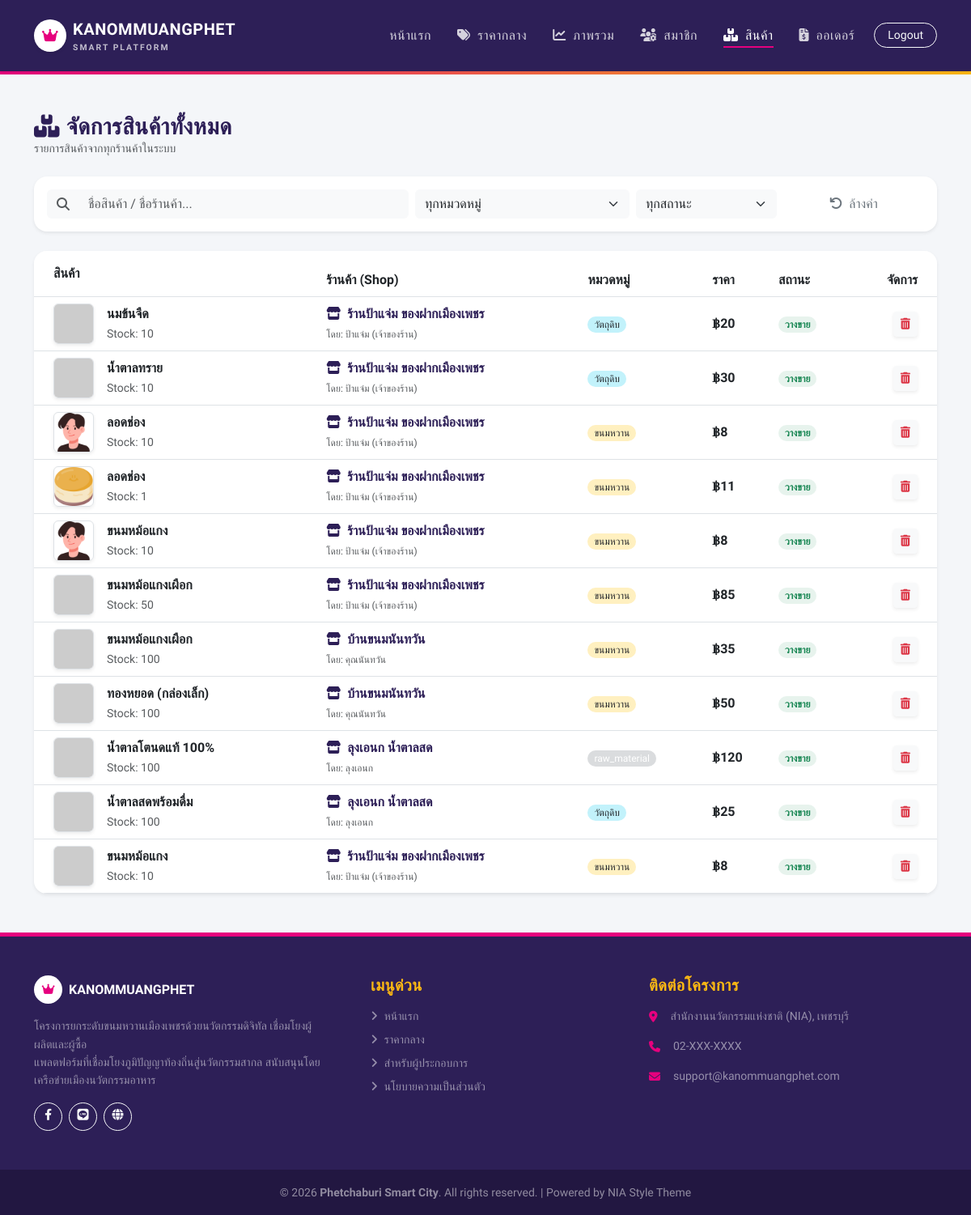
The app's page /admin/products_manage.php (signed in) with its own data.
### tables this page shows
CREATE TABLE `products` (
  `id` int(11) NOT NULL,
  `shop_id` int(11) NOT NULL COMMENT 'เจ้าของสินค้า (Link ไปยัง users.id)',
  `name` varchar(255) NOT NULL,
  `description` text,
  `price` decimal(10,2) NOT NULL DEFAULT '0.00',
  `stock_qty` int(11) DEFAULT '100',
  `category` varchar(256) DEFAULT 'dessert',
  `image` varchar(255) DEFAULT NULL,
  `status` varchar(256) DEFAULT 'active',
  `created_at` timestamp NULL DEFAULT CURRENT_TIMESTAMP,
  `central_id` int(11) DEFAULT NULL COMMENT 'อ้างอิง central_ingredients.id'
);

CREATE TABLE `users` (
  `id` int(11) NOT NULL,
  `role` enum('user','shop','admin') DEFAULT 'user',
  `line_id` varchar(255) DEFAULT NULL COMMENT 'เก็บ User ID จาก LINE Login',
  `email` varchar(255) DEFAULT NULL COMMENT 'Login ปกติ',
  `password` varchar(255) DEFAULT NULL COMMENT 'Login ปกติ (ถ้าผ่าน LINE อาจว่างได้)',
  `fullname` varchar(255) DEFAULT NULL COMMENT 'ชื่อผู้ซื้อ หรือ ชื่อเจ้าของร้าน',
  `phone` varchar(20) DEFAULT NULL,
  `profile_image` varchar(255) DEFAULT NULL COMMENT 'รูปโปรไฟล์ / โลโก้ร้าน',
  `address` text COMMENT 'ที่อยู่จัดส่ง (User) หรือ ที่ตั้งร้าน (Shop)',
  `shop_name` varchar(255) DEFAULT NULL COMMENT 'ชื่อร้านค้า',
  `bank_name` varchar(100) DEFAULT NULL COMMENT 'ชื่อธนาคาร เช่น กสิกรไทย, ไทยพาณิชย์',
  `bank_account` varchar(50) DEFAULT NULL COMMENT 'เลขที่บัญชี',
  `bank_account_name` varchar(255) DEFAULT NULL COMMENT 'ชื่อบัญชี',
  `qrcode_image` varchar(255) DEFAULT NULL COMMENT 'รูป QR Code รับเงิน (promptpay)',
  `created_at` timestamp NULL DEFAULT CURRENT_TIMESTAMP,
  `updated_at` timestamp NULL DEFAULT CURRENT_TIMESTAMP ON UPDATE CURRENT_TIMESTAMP,
  `latitude` double DEFAULT NULL COMMENT 'ละติจูด',
  `longitude` double DEFAULT NULL COMMENT 'ลองจิจูด'
);

### function.php (called while the page is built, shortened)
<?php
function condb()
{
    global $config;
    $db_host = $config['database']['host'];
    $db_name = $config['database']['dbname'];
    $db_user = $config['database']['username'];
    $db_pass = $config['database']['password'];
    $charset = $config['database']['charset'];
    try {
        $dsn = "mysql:host=$db_host;dbname=$db_name;charset=$charset";
        $options = $config['database']['options'];
        $pdo = new PDO($dsn, $db_user, $db_pass, $options);
        return $pdo;
    } catch (PDOException $e) {
        die("Connection failed: " . $e->getMessage());
    }
}
function select($sql, $params = [])
{
    $pdo = condb();
    try {
        $stmt = $pdo->prepare($sql);
        $stmt->execute($params);
        return $stmt->fetchAll();
    } catch (PDOException $e) {
        return [];
    }
}

### admin/products_manage.php (the view, shortened to what this page needs)
<?php
require_once '../config.php';
require_once '../function.php';
$search_q = $_GET['q'] ?? '';
$sql = "SELECT p.*, s.shop_name, s.fullname
        FROM products p
        JOIN users s ON p.shop_id = s.id
        WHERE (p.name LIKE ? OR s.shop_name LIKE ?)";
$params = ["%$search_q%", "%$search_q%"];
$sql .= " ORDER BY p.created_at DESC";
$products = select($sql, $params);
$category_map = [
    'dessert' => 'ขนมหวาน',
    'material' => 'วัตถุดิบ',
    'souvenir' => 'ของฝาก'
];
include '../includes/header.php';
include '../includes/navbar.php';
?>
<div class="container py-5">
    <div class="d-flex justify-content-between align-items-center mb-4">
        <div>
            <h3 class="fw-bold text-purple mb-0"><i class="fas fa-boxes me-2"></i>จัดการสินค้าทั้งหมด</h3>
            <p class="text-muted small mb-0">รายการสินค้าจากทุกร้านค้าในระบบ</p>
        </div>
    </div>
    <div class="card border-0 shadow-sm mb-4 rounded-4 bg-white">
        <div class="card-body p-3">
            <form action="" method="GET" class="row g-2 align-items-center">
                <div class="col-md-5">
                    <div class="input-group">
                        <span class="input-group-text bg-light border-0"><i class="fas fa-search text-muted"></i></span>
                        <input type="text" name="q" class="form-control bg-light border-0"
                               placeholder="ชื่อสินค้า / ชื่อร้านค้า..." value="<?= htmlspecialchars($search_q) ?>">
                    </div>
                </div>
                <div class="col-md-3">
                    <select name="cat" class="form-select bg-light border-0" onchange="this.form.submit()">
                        <option value="all">ทุกหมวดหมู่</option>
                    </select>
                </div>
                <div class="col-md-2">
                    <select name="status" class="form-select bg-light border-0" onchange="this.form.submit()">
                        <option value="all">ทุกสถานะ</option>
                    </select>
                </div>
                <div class="col-md-2 d-grid">
                    <a href="products_manage.php" class="btn btn-outline-secondary border-0"><i class="fas fa-undo me-1"></i> ล้างค่า</a>
                </div>
            </form>
        </div>
    </div>
    <div class="card border-0 shadow-sm rounded-4 overflow-hidden">
        <div class="card-body p-0">
            <div class="table-responsive">
                <table class="table align-middle mb-0 table-hover">
                    <thead class="bg-light">
                        <tr>
                            <th class="ps-4 py-3">สินค้า</th>
                            <th>ร้านค้า (Shop)</th>
                            <th>หมวดหมู่</th>
                            <th>ราคา</th>
                            <th>สถานะ</th>
                            <th class="text-end pe-4">จัดการ</th>
                        </tr>
                    </thead>
                    <tbody>
                        <?php if (count($products) > 0): ?>
                            <?php foreach ($products as $p): ?>
                                <tr>
                                    <td class="ps-4">
                                        <div class="d-flex align-items-center">
                                            <?php
                                                $img = $p['image'];
                                                if (!filter_var($img, FILTER_VALIDATE_URL)) {
                                                    $img = '../uploads/kanom/' . $img;
                                                }
                                            ?>
                                            <img src="<?= $img ?>" class="rounded shadow-sm me-3 border" width="50" height="50" style="object-fit: cover;" onerror="this.src='https://placehold.co/50x50?text=No+Image'">
                                            <div>
                                                <div class="fw-bold text-dark"><?= htmlspecialchars($p['name']) ?></div>
                                                <small class="text-muted">Stock: <?= $p['stock_qty'] ?></small>
                                            </div>
                                        </div>
                                    </td>
                                    <td>
                                        <div class="fw-bold text-purple"><i class="fas fa-store me-1"></i> <?= htmlspecialchars($p['shop_name']) ?></div>
                                        <small class="text-muted" style="font-size: 0.75rem;">โดย: <?= htmlspecialchars($p['fullname']) ?></small>
                                    </td>
                                    <td>
                                        <?php
                                            $badge_color = 'bg-secondary';
                                            if($p['category']=='dessert') $badge_color = 'bg-warning text-dark';
                                            elseif($p['category']=='material') $badge_color = 'bg-info text-dark';
                                            elseif($p['category']=='souvenir') $badge_color = 'bg-primary';
                                        ?>
                                        <span class="badge <?= $badge_color ?> bg-opacity-25 border border-0 fw-normal px-2 py-1 rounded-pill">
                                            <?= $category_map[$p['category']] ?? $p['category']; ?>
                                        </span>
                                    </td>
                                    <td class="fw-bold text-dark">฿<?= number_format($p['price']) ?></td>
                                    <td>
                                        <?php if ($p['status'] == 'active'): ?>
                                            <span class="badge bg-success bg-opacity-10 text-success rounded-pill px-2">วางขาย</span>
                                        <?php elseif ($p['status'] == 'out_of_stock'): ?>
                                            <span class="badge bg-danger bg-opacity-10 text-danger rounded-pill px-2">หมด</span>
                                        <?php else: ?>
                                            <span class="badge bg-secondary bg-opacity-10 text-secondary rounded-pill px-2">ซ่อน</span>
                                        <?php endif; ?>
                                    </td>
                                    <td class="text-end pe-4">
                                        <a href="../process/admin_process.php?action=delete_product&id=<?= $p['id'] ?>"
                                           class="btn btn-sm btn-light text-danger shadow-sm hover-scale"
                                           onclick="return confirm('⚠️ คำเตือน!\n\nคุณกำลังจะลบสินค้า: <?= htmlspecialchars($p['name']) ?>\nการกระทำนี้ไม่สามารถกู้คืนได้ ยืนยันหรือไม่?');"
                                           title="ลบสินค้าถาวร">
                                            <i class="fas fa-trash-alt"></i>
                                        </a>
                                    </td>
                                </tr>
                            <?php endforeach; ?>
                        <?php endif; ?>
                    </tbody>
                </table>
            </div>
        </div>
    </div>
</div>
<?php include '../includes/footer.php'; ?>

### assets/style.css (style rules this page uses)
:root { --nia-magenta: #E6007E; --nia-purple: #2D1F57; --nia-gold: #FDB913; --nia-bg: #F4F6F9; --text-dark: #333333; --text-muted: #6c757d; }
body { font-family: 'Kanit', sans-serif; background-color: var(--nia-bg); color: var(--text-dark); -webkit-font-smoothing: antialiased; }
h1, h2, h3, h4, h5, h6 { font-weight: 600; color: var(--nia-purple); letter-spacing: -0.5px; }
a { text-decoration: none; transition: all 0.2s ease; }
.text-purple { color: var(--nia-purple) !important; }
.card { border: none; background: white; transition: all 0.3s ease; }

### records on screen
products: name "นมข้นจืด", stock_qty "10", shop.shop_name "ร้านป้าแจ่ม ของฝากเมืองเพชร", shop.fullname "ป้าแจ่ม (เจ้าของร้าน)", category "วัตถุดิบ", price "20", status "วางขาย"
products: name "น้ำตาลทราย", stock_qty "10", shop.shop_name "ร้านป้าแจ่ม ของฝากเมืองเพชร", shop.fullname "ป้าแจ่ม (เจ้าของร้าน)", category "วัตถุดิบ", price "30", status "วางขาย"
products: name "ลอดช่อง", stock_qty "10", shop.shop_name "ร้านป้าแจ่ม ของฝากเมืองเพชร", shop.fullname "ป้าแจ่ม (เจ้าของร้าน)", category "ขนมหวาน", price "8", status "วางขาย"
products: shows a picture, name "ลอดช่อง", stock_qty "1", shop.shop_name "ร้านป้าแจ่ม ของฝากเมืองเพชร", shop.fullname "ป้าแจ่ม (เจ้าของร้าน)", category "ขนมหวาน", price "11", status "วางขาย"
products: name "ขนมหม้อแกง", stock_qty "10", shop.shop_name "ร้านป้าแจ่ม ของฝากเมืองเพชร", shop.fullname "ป้าแจ่ม (เจ้าของร้าน)", category "ขนมหวาน", price "8", status "วางขาย"
products: name "ขนมหม้อแกงเผือก", stock_qty "50", shop.shop_name "ร้านป้าแจ่ม ของฝากเมืองเพชร", shop.fullname "ป้าแจ่ม (เจ้าของร้าน)", category "ขนมหวาน", price "85", status "วางขาย"
products: name "ขนมหม้อแกงเผือก", stock_qty "100", shop.shop_name "บ้านขนมนันทวัน", shop.fullname "คุณนันทวัน", category "ขนมหวาน", price "35", status "วางขาย"
products: name "ทองหยอด (กล่องเล็ก)", stock_qty "100", shop.shop_name "บ้านขนมนันทวัน", shop.fullname "คุณนันทวัน", category "ขนมหวาน", price "50", status "วางขาย"
products: name "น้ำตาลโตนดแท้ 100%", stock_qty "100", shop.shop_name "ลุงเอนก น้ำตาลสด", shop.fullname "ลุงเอนก", category "raw_material", price "120", status "วางขาย"
products: name "น้ำตาลสดพร้อมดื่ม", stock_qty "100", shop.shop_name "ลุงเอนก น้ำตาลสด", shop.fullname "ลุงเอนก", category "วัตถุดิบ", price "25", status "วางขาย"
products: name "ขนมหม้อแกง", stock_qty "10", shop.shop_name "ร้านป้าแจ่ม ของฝากเมืองเพชร", shop.fullname "ป้าแจ่ม (เจ้าของร้าน)", category "ขนมหวาน", price "8", status "วางขาย"

### other values on screen
$config['app']['desc'] "โครงการยกระดับขนมหวานเมืองเพชรด้วยนวัตกรรมดิจิทัล เชื่อมโยงผู้ผลิตและผู้ซื้อ"
$config['contact']['address'] "สำนักงานนวัตกรรมแห่งชาติ (NIA), เพชรบุรี"
$config['contact']['phone'] "02-XXX-XXXX"
$config['contact']['email'] "support@kanommuangphet.com"
